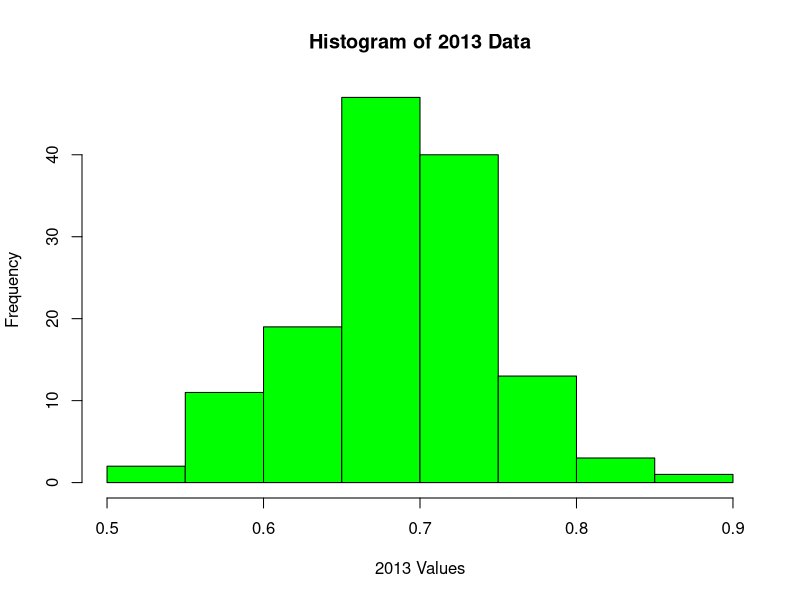
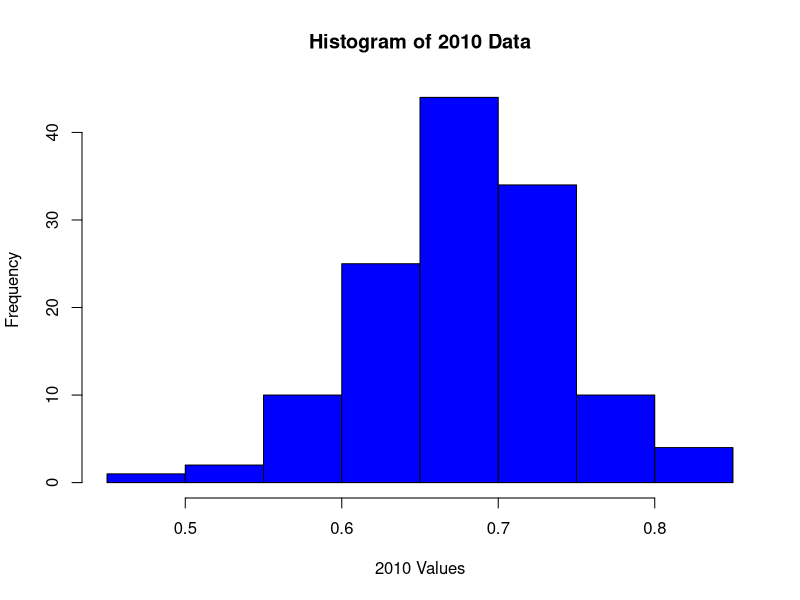
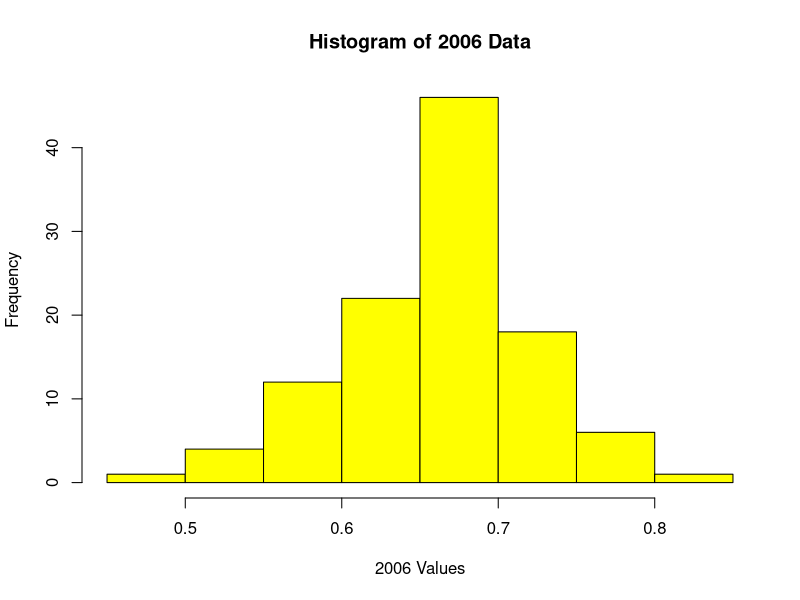
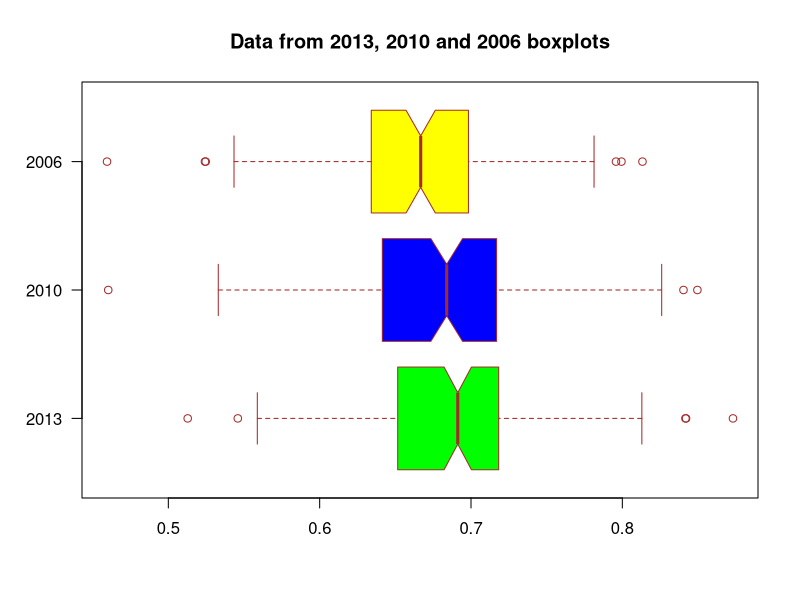

The R script that drew these images, in order:
# reading data from csv, specify interested columns using the last " [,c(column var)] "
countries_data <- read.csv("GGI2013.csv")
names(countries_data)
# full data being related 
countries_data_selected <- countries_data[ , c('X2013', 'X2012', 'X2011', 'X2010', 'X2009', 'X2008', 'X2007', 'X2006')]

# smoothed data: 2013, 2010 and 2006
countries_data_smoothed_61013 <- countries_data[ , c('X2013', 'X2010', 'X2006')]
# creating histograms of each year, individually
hist(countries_data_smoothed_61013$X2013, main = "Histogram of 2013 Data", xlab = "2013 Values", ylab = "Frequency", col = "green")
hist(countries_data_smoothed_61013$X2010, main = "Histogram of 2010 Data", xlab = "2010 Values", ylab = "Frequency", col = "blue")
hist(countries_data_smoothed_61013$X2006, main = "Histogram of 2006 Data", xlab = "2006 Values", ylab = "Frequency", col = "yellow")
# box and whisker plot: 2013, 2010 and 2006
# preparing data first
twothirteen <- countries_data_smoothed_61013$X2013
twoten <- countries_data_smoothed_61013$X2010
twosix <- countries_data_smoothed_61013$X2006
# actual boxplot
boxplot(twothirteen, twoten, twosix,
        main = "Data from 2013, 2010 and 2006 boxplots",
        at = c(1,2,3),
        names = c("2013", "2010", "2006"),
        las = 1,
        col = c("green", "blue","yellow"),
        border = "brown",
        horizontal = TRUE,
        notch = TRUE
        )

# calculating mean
# na.rm: a logical evaluating to TRUE or FALSE indicating whether NA values should be stripped before the computation proceeds
mean_2013 <- mean(twothirteen, na.rm = TRUE)
mean_2010 <- mean(twoten, na.rm = TRUE)
mean_2006 <- mean(twosix, na.rm = TRUE)
# calculating standard deviation
sd_2013 <-sd(twothirteen, na.rm = TRUE)
sd_2010 <-sd(twoten, na.rm = TRUE)
sd_2006 <-sd(twosix, na.rm = TRUE)
mean_2013
mean_2010
mean_2006
sd_2013
sd_2010
sd_2006

# z score formula
z_score_2013 <-(twothirteen - mean_2013) / sd_2013
z_score_2010 <-(twoten - mean_2010) / sd_2010
z_score_2006 <-(twosix - mean_2006) / sd_2006
z_score_2013
z_score_2010
z_score_2006

# confidence interval
# counting sample size first, since we already have mean and sd, ommiting NA by 'na.commit'
n_2013 <- length(na.omit(twothirteen))
n_2010 <- length(na.omit(twoten))
n_2006 <- length(na.omit(twosix))
# now for the formula... set Z-score = 1.96 (confidence interval)
# calculate margin of error firstly and then for the REAL FORMULA
Z <- 1.96
margin_of_error_2013 <- Z * (sd_2013/ sqrt(n_2013))
margin_of_error_2010 <- Z * (sd_2010/ sqrt(n_2010))
margin_of_error_2006 <- Z * (sd_2006/ sqrt(n_2006))
# finally, the confidence interval...
lower_bound_2013 <- mean_2013 - margin_of_error_2013
upper_bound_2013 <- mean_2013 - margin_of_error_2013

lower_bound_2010 <- mean_2010 - margin_of_error_2010
upper_bound_2010 <- mean_2010 - margin_of_error_2010

lower_bound_2006 <- mean_2006 - margin_of_error_2006
upper_bound_2006 <- mean_2006 - margin_of_error_2006

c(lower_bound_2013, upper_bound_2013)
c(lower_bound_2010, upper_bound_2010)
c(lower_bound_2006, upper_bound_2006)

# performing a paired t-test
  for_comp_2013 <- countries_data$X2013
  for_comp_2006 <- countries_data$X2006
  t_test_result_2013_2006 <- t.test(for_comp_2013, for_comp_2006, paired = TRUE)
  print(t_test_result_2013_2006)


